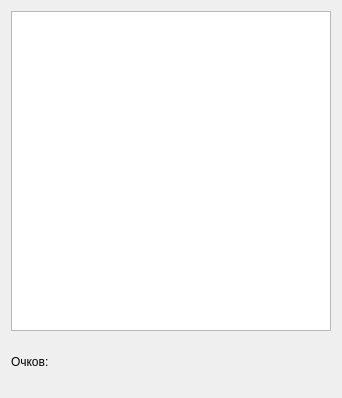
<?xml version="1.0" encoding="UTF-8"?>
<ui version="4.0">
 <class>MainWindow</class>
 <widget class="QMainWindow" name="MainWindow">
  <property name="geometry">
   <rect>
    <x>0</x>
    <y>0</y>
    <width>342</width>
    <height>398</height>
   </rect>
  </property>
  <property name="windowTitle">
   <string>MainWindow</string>
  </property>
  <widget class="QWidget" name="centralWidget">
   <layout class="QGridLayout" name="gridLayout">
    <item row="0" column="0" colspan="3">
     <widget class="QGraphicsView" name="graphicsView">
      <property name="sizePolicy">
       <sizepolicy hsizetype="Expanding" vsizetype="Fixed">
        <horstretch>0</horstretch>
        <verstretch>0</verstretch>
       </sizepolicy>
      </property>
      <property name="minimumSize">
       <size>
        <width>320</width>
        <height>320</height>
       </size>
      </property>
      <property name="maximumSize">
       <size>
        <width>320</width>
        <height>320</height>
       </size>
      </property>
      <property name="verticalScrollBarPolicy">
       <enum>Qt::ScrollBarAlwaysOff</enum>
      </property>
      <property name="horizontalScrollBarPolicy">
       <enum>Qt::ScrollBarAlwaysOff</enum>
      </property>
     </widget>
    </item>
    <item row="1" column="0" colspan="2">
     <widget class="QLabel" name="label">
      <property name="text">
       <string>Очков:</string>
      </property>
     </widget>
    </item>
   </layout>
  </widget>
 </widget>
 <layoutdefault spacing="6" margin="11"/>
 <resources/>
 <connections/>
</ui>
